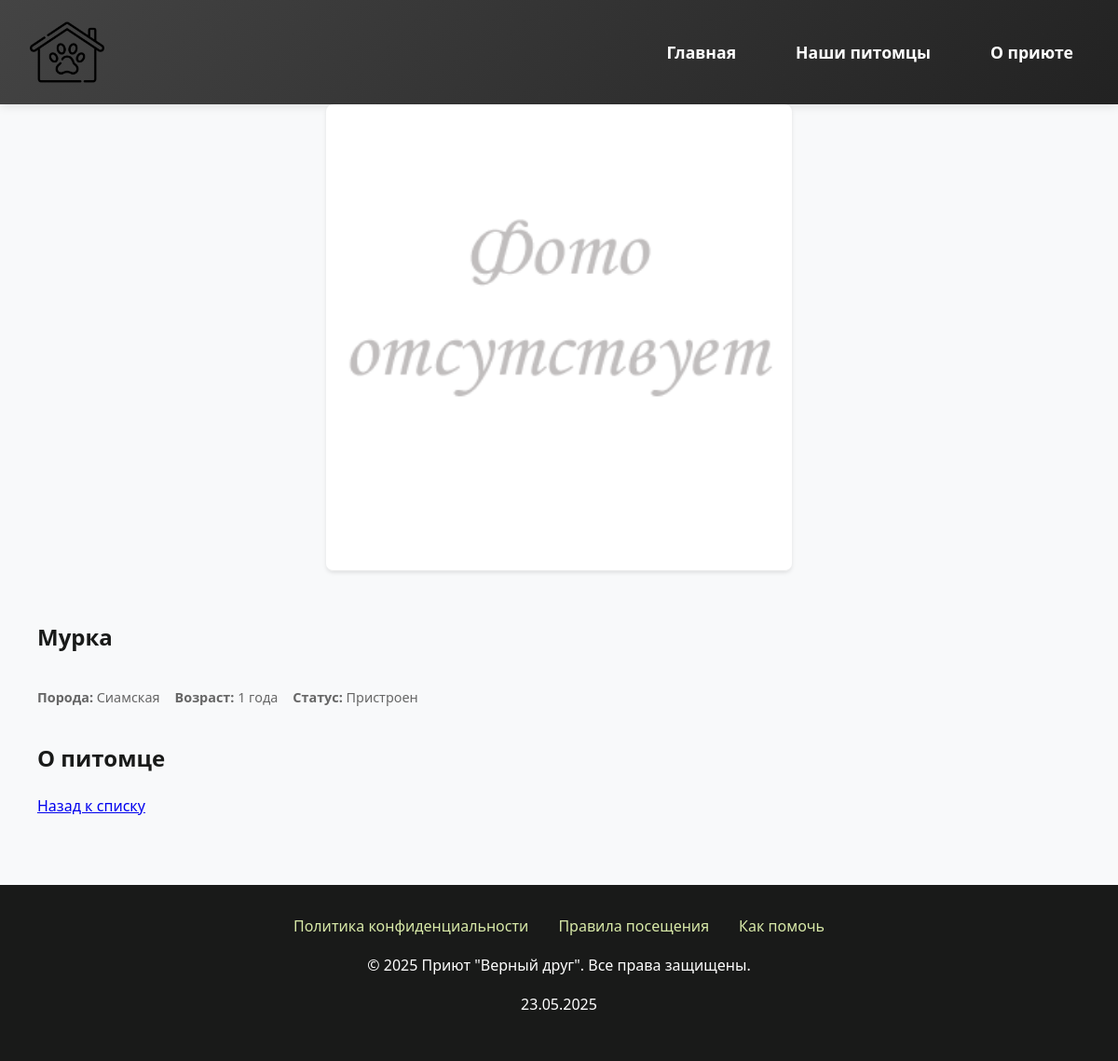
Page /animal/murka/ on the committed database.
### animals/models.py (models this page shows, shortened)
class Animal(models.Model):
    class Status(models.IntegerChoices):
        IN_SHELTER = 0, 'В приюте'
        ADOPTED = 1, 'Пристроен'
    name = models.CharField(max_length=100, verbose_name="Кличка")
    slug = models.SlugField(max_length=255, unique=True, db_index=True, verbose_name="URL", blank=True)
    breed = models.CharField(max_length=100, verbose_name="Порода")
    age = models.PositiveSmallIntegerField(verbose_name="Возраст")
    description = models.TextField(verbose_name="Описание", blank=True)
    photo = models.ImageField(
        blank=True,
        null=True,
        verbose_name="Фотография",
        default='animals/image.png'
    )
    status = models.IntegerField(choices=Status.choices, default=Status.IN_SHELTER, verbose_name="Статус")
    time_create = models.DateTimeField(auto_now_add=True, verbose_name="Дата поступления")
    time_update = models.DateTimeField(auto_now=True, verbose_name="Дата обновления")
    objects = models.Manager()
    published = PublishedManager()
    class Status(models.IntegerChoices):
        IN_SHELTER = 0, 'В приюте'
        ADOPTED = 1, 'Пристроен'
    status = models.IntegerField(
        choices=Status.choices,
        default=Status.IN_SHELTER,
        verbose_name="Статус"
    )
    class Meta:
        ordering = ['-time_create']
        verbose_name = 'Питомец'
        verbose_name_plural = 'Питомцы'
        indexes = [
            models.Index(fields=['status']),
            models.Index(fields=['breed']),
        ]

### animals/views.py (the view)
# urls.py: path('animal/<slug:animal_slug>/', views.animal_detail, name='animal_detail'),
def animal_detail(request, animal_slug):
    animal = get_object_or_404(Animal, slug=animal_slug)
    context = {
        'animal': animal
    }
    return render(request, 'animals/detail.html', context)

### templates/animals/detail.html (shortened to what this page needs)
{% extends 'base.html' %}
{% load static %}
{% block content %}
<section class="container">
    <div class="animal-detail">
        <div class="animal-photo">
            {% if animal.photo %}
            <img
            src="{% static 'animals/images/' %}{{ animal.photo }}"
            alt="{{ animal.name }}"
            class="animal-image"
        />
        {% else %}
        <img
          src="{% static 'animals/images/image.png' %}"
          alt="{{ animal.name }}"
          class="animal-image"
        />
        {% endif %}
        </div>
        <div class="animal-info">
            <h1>{{ animal.name }}</h1>
            <div class="animal-meta">
                <p><strong>Порода:</strong> {{ animal.breed }}</p>
                <p><strong>Возраст:</strong> {{ animal.age }} года</p>
                <p><strong>Статус:</strong> {{ animal.get_status_display }}</p>
            </div>
            <div class="animal-description">
                <h2>О питомце</h2>
            </div>
            <div class="animal-actions">
                <a href="{% url 'animals' %}" class="btn">Назад к списку</a>
            </div>
        </div>
    </div>
</section>
{% endblock %}

### static/animals/css/animals.css (style rules this page uses)
:root { --primary: #4e9f3d; --secondary: #1e5128; --light: #d8e9a8; --dark: #191a19; }
body { font-family: 'Segoe UI', Tahoma, Geneva, Verdana, sans-serif; line-height: 1.6; color: var(--dark); margin: 0; background-color: #f8f9fa; }
.animal-photo { width: 100%; max-width: 500px; margin: 0 auto; }
.animal-photo img { width: 100%; height: auto; border-radius: 8px; box-shadow: 0 2px 4px rgba(0,0,0,0.1); }
.container { max-width: 1200px; margin: 0 auto; padding: 0 1rem; }
.animal-image { width: 100%; height: 250px; object-fit: cover; border-bottom: 1px solid #eee; }
.animal-info { padding: 1.5rem; }
.animal-meta { display: flex; gap: 1rem; color: #666; font-size: 0.9rem; margin-bottom: 0.5rem; }

### rows in the picture
Animal: name "Мурка", breed "Сиамская", age "1", status "Пристроен"
